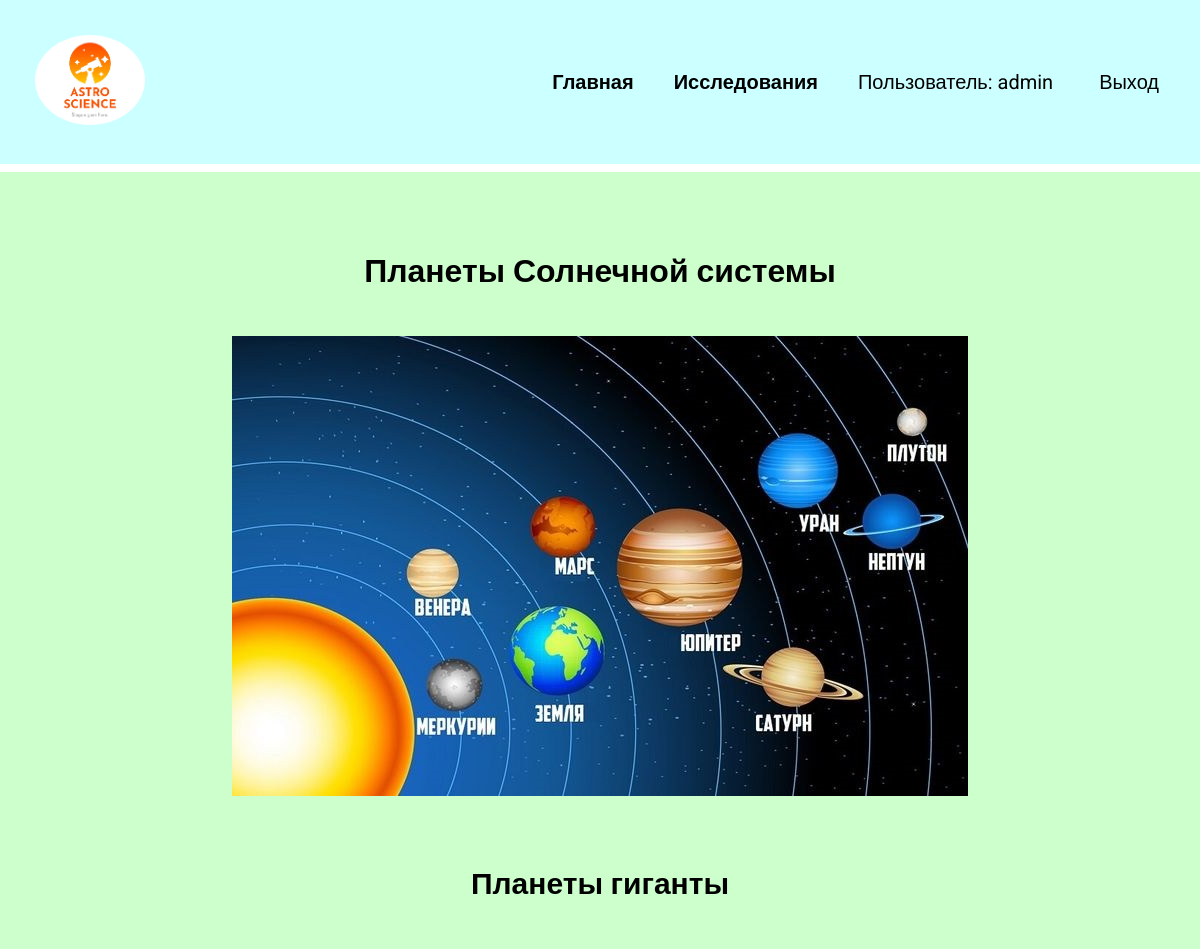
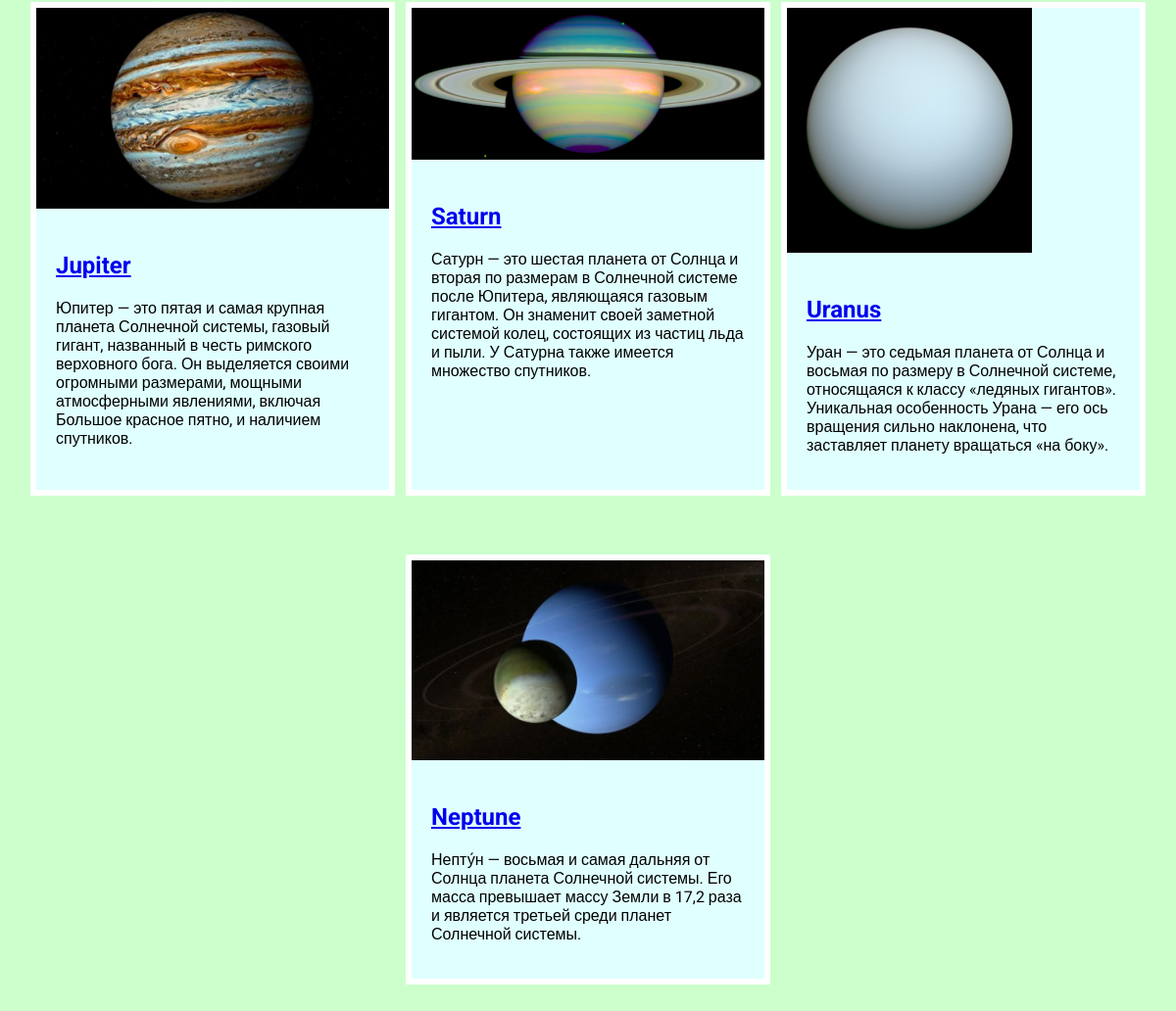
The app's page / (signed in) with its own data (2 pictures, top to bottom).
### gt_planets/models.py (models this page shows, shortened)
class GtPlanets(models.Model):
    title = models.CharField(max_length=100)
    description = models.CharField(max_length=250)
    image = models.ImageField(upload_to='gt_planets/images/')
    url = models.URLField(blank=True)  # Поле не обязательное для заполнения

### gt_planets/views.py (the view)
# urls.py: path('', views.index, name='index'),
def index(request):
    projects = GtPlanets.objects.all()
    return render(request, 'gt_planets/index.html', {'projects': projects})

### gt_planets/templates/gt_planets/index.html
{% extends 'gt_planets/base.html' %}
{% load static %}
{% block content %}
<h1>Планеты Солнечной системы</h1>
<div class="img">
    <img src="{% static 'gt_planets/Planets.jpg' %}" alt="">
</div>
<h2>Планеты гиганты</h2>
<div class="block">
    {% for project in projects %}
    <div class="element">
        <div><img src="{{ project.image.url }}" alt=""></div>
        <div class="text">
            <h2><a href="{{ project.url }}" target="_blank">{{ project.title }}</a></h2>
            <p>{{ project.description }}</p>
        </div>
    </div>
    {% endfor %}
</div>
{% endblock %}

### gt_planets/templates/gt_planets/base.html (shortened to what this page needs)
<!DOCTYPE html>
{% load static %}
<html lang="en">
<head>
    <link rel="stylesheet" href="{% static 'css/style.css' %}">
</head>
<body>
<div class="menu">
    <div class="wrap">
        <div class="logotipe">
            <a href="{% url 'index' %}"><img src="{% static 'gt_planets/AstroScience.png' %}" alt=""></a>
        </div>
        <ul>
            {% if user.is_authenticated %}
                <li><a href="{% url 'index' %}">Главная</a></li>
                <li><a href="{% url 'studygtplanets' %}">Исследования</a></li>
                <li class="login">Пользователь: {{ user.username }}</li>
                <li>
                    <form action="{% url 'exitappuser' %}" method="post">
                            <button class="exit">Выход</button>
                    </form>
                </li>
            {% else %}
                <li><a href="{% url 'index' %}">Главная</a></li>
                <li><a href="{% url 'registeruser' %}">Регистрация</a></li>
                <li><a href="{% url 'loginuser' %}">Войти</a></li>
            {% endif %}
        </ul>
    </div>
</div>
    <div class="content">
        <div class="wrap">
            {% block content %}
            {% endblock %}
        </div>
    </div>
</body>
</html>

### gt_planets/static/css/style.css (style rules this page uses)
body { font-family: "Roboto", sans-serif; padding: 0; margin: 0; background: #CCFFCC; }
.wrap { max-width: 1200px; margin: 0 auto; padding: 20px; box-sizing: border-box; }
.block { display: flex; flex-wrap: wrap; justify-content: space-evenly; margin-bottom: 60px; }
.element, .counter { background: lightcyan; border: 6px solid white; margin: 30px 0; }
.text { width: 360px; padding: 20px; box-sizing: border-box; }
.block img { max-width: 360px; height: auto; max-height: 250px; }
.content h1 { text-align: center; margin: 60px 0 40px; }
.img+h2, .text+h2 { text-align: center; margin: 20px 0; font-size: 30px; }
.img { text-align: center; margin-bottom: 60px; }
.img img { border: 6px solid #CCFFCC; }
.menu ul { display: flex; list-style: none; font-size: 20px; }
.menu li { margin-left: 40px; }
.menu .wrap { display: flex; flex-wrap: wrap; justify-content: space-between; align-items: center; }
.menu { background: #CCFFFF; padding: 15px; border-bottom: 8px solid white; }
.menu a { color: black; font-weight: 600; text-decoration: none; }
a img { width: 110px; height: 90px; object-fit: cover; object-position: center; border-radius: 50%; overflow: hidden; }
.exit { background: transparent; border: none; font-size: 20px; cursor: pointer; }

### records on screen
GtPlanets: image (picture), title "Jupiter", description "Юпитер — это пятая и самая крупная планета Солнечной системы, газовый гигант, названный в честь римского верховного бога. Он выделяется своими огромными размерами, мощными атмосферными явлениями, включая Большое красное пятно, и наличием спутников."
GtPlanets: image (picture), title "Saturn", description "Сатурн — это шестая планета от Солнца и вторая по размерам в Солнечной системе после Юпитера, являющаяся газовым гигантом. Он знаменит своей заметной системой колец, состоящих из частиц льда и пыли. У Сатурна также имеется множество спутников."
GtPlanets: image (picture), title "Uranus", description "Уран — это седьмая планета от Солнца и восьмая по размеру в Солнечной системе, относящаяся к классу «ледяных гигантов». Уникальная особенность Урана — его ось вращения сильно наклонена, что заставляет планету вращаться «на боку»."
GtPlanets: image (picture), title "Neptune", description "Непту́н — восьмая и самая дальняя от Солнца планета Солнечной системы. Его масса превышает массу Земли в 17,2 раза и является третьей среди планет Солнечной системы."

### other values on screen
{{ user.username }} "admin"
